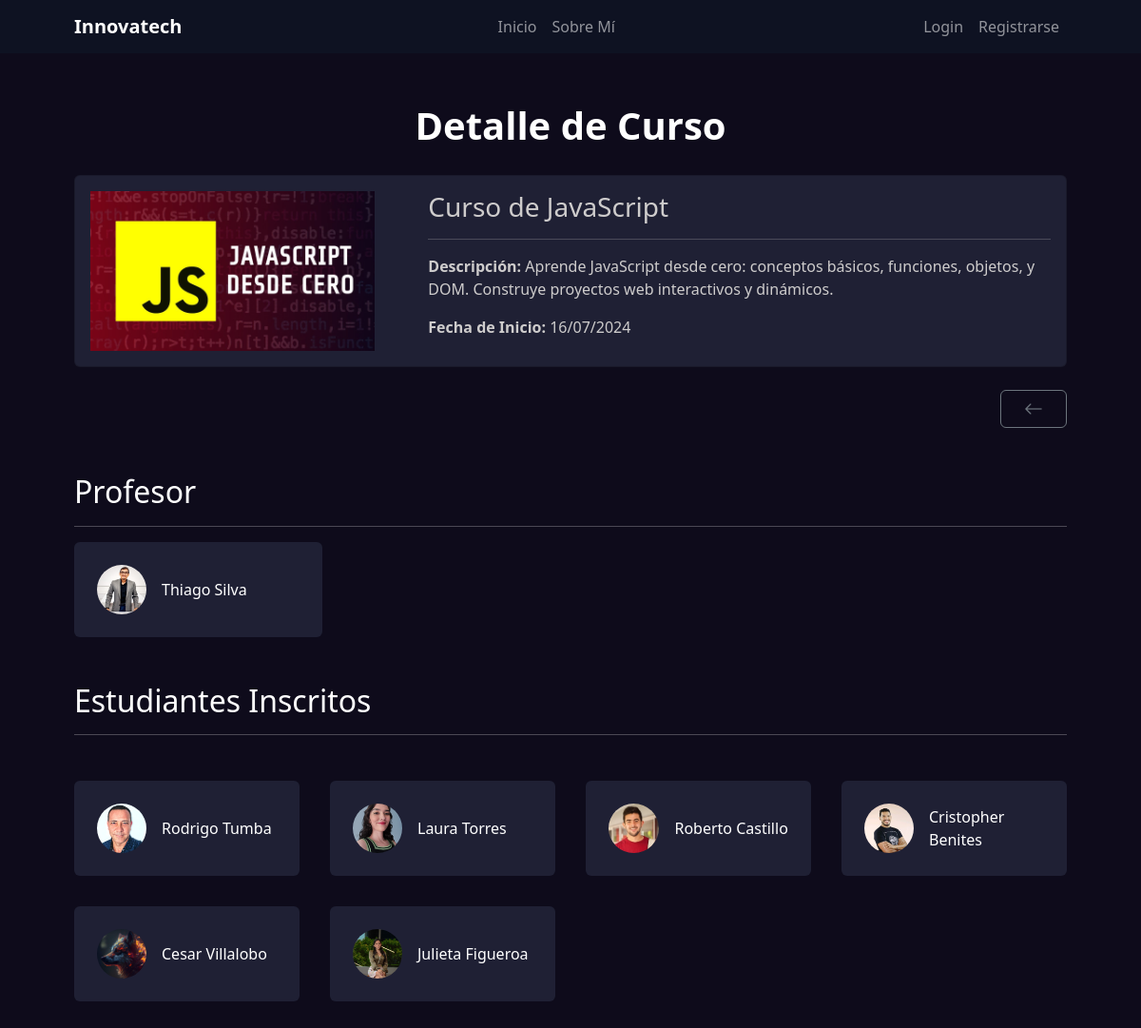
Page /curso/detail/3 on the committed database.
### curso/models.py (models this page shows, shortened)
class Curso(models.Model):
    nombre = models.CharField(max_length=100)
    descripcion = models.TextField()
    fecha_inicio = models.DateField()
    imagen = models.ImageField(upload_to='cursos/', null=True, blank=True)
    estudiantes = models.ManyToManyField(
        'estudiante.Estudiante', related_name='cursos', null=True, blank=True)
    profesor = models.ForeignKey(
        'profesor.Profesor', on_delete=models.SET_NULL, null=True, blank=True, related_name='cursos')
    class Meta:
        verbose_name = 'Curso'
        verbose_name_plural = 'Cursos'

### profesor/models.py (models this page shows, shortened)
class Profesor(models.Model):
    nombre = models.CharField(max_length=50)
    apellido = models.CharField(max_length=50)
    edad = models.IntegerField()
    especializacion = models.CharField(max_length=100)
    correo_electronico = models.EmailField(unique=True)
    telefono = models.CharField(max_length=15)
    imagen = models.ImageField(upload_to='profesores/', null=True, blank=True)
    class Meta:
        verbose_name = 'Profesor'
        verbose_name_plural = 'Profesores'

### estudiante/models.py (models this page shows, shortened)
class Estudiante(models.Model):
    nombre = models.CharField(max_length=50)
    apellido = models.CharField(max_length=50)
    edad = models.IntegerField()
    email = models.EmailField()
    telefono = models.CharField(max_length=10)
    fecha_registro = models.DateTimeField(auto_now_add=True)
    imagen = models.ImageField(upload_to='estudiantes', null=True, blank=True)
    class Meta:
        verbose_name = 'Estudiante'
        verbose_name_plural = 'Estudiantes'

### curso/views.py (the view)
# urls.py: path("detail/<int:pk>", views.CursoDetail.as_view(), name="detail"),
class CursoDetail(DetailView):
    model = models.Curso

### curso/templates/curso/curso_detail.html (shortened to what this page needs)
{% extends 'core/base.html' %}
{% block titulo %}Detalle de Curso{% endblock titulo %}
{% block contenido %}
    <div class="">
        {% include 'curso/components/card.html' with nombre=object.nombre descripcion=object.descripcion fecha_inicio=object.fecha_inicio imagen=object.imagen%}
    </div>
    <div class="d-flex justify-content-end mt-4">
        <a href="{% url 'curso:list' %}" class="btn btn-outline-secondary fs-5 py-1 px-4 fw-bold">
            <i class="bi bi-arrow-left"></i>
        </a>
    </div>
    <section>
        <h2 class="mt-5 ">Profesor</h2>
        <hr/>
        {% if object.profesor %}
            <article class="p-2 rounded-2 d-flex align-items-center w-25" style="background:#1F2034!important; height: 100px; ">
                <img
                    {% if object.profesor.imagen %}
                        src="{{ object.profesor.imagen.url }}"
                    {% else %}
                        src="https://cdn-icons-png.flaticon.com/512/149/149071.png"
                    {% endif %}
                    alt="Imagen de Usuario {{ nombre }}"
                    class="p-3 rounded-circle"
                    style="height: 100%;"
                >
                <div>
                    <span>{{ object.profesor.nombre }} {{ object.profesor.apellido }}</span>
                </div>
            </article>
        {% else %}
            <p class="fs-5 text-secondary">No hay profesor asignado a este curso</p>
        {% endif %}
    </section>
    <h2 class="mt-5">Estudiantes Inscritos</h2>
    <hr/>
    {% if object.estudiantes.all %}
        <section class="mt-5" style="display: grid; grid-template-columns: repeat(4,1fr); gap: 2rem">
            {% for estudiante in object.estudiantes.all %}
                <article class="p-2 rounded-2 d-flex align-items-center" style="background:#1F2034!important; height: 100px;">
                    <img
                        {% if estudiante.imagen %}
                            src="{{ estudiante.imagen.url }}"
                        {% else %}
                            src="https://cdn-icons-png.flaticon.com/512/149/149071.png"
                        {% endif %}
                        alt="Imagen de Usuario {{ nombre }}"
                        class="p-3 rounded-circle"
                        style="height: 100%;"
                    >
                    <div class="">
                        <span>{{ estudiante.nombre }} {{ estudiante.apellido }}</span>
                    </div>
                </article>
            {% endfor %}
        </section>
    {% else %}
        <p class="fs-5 text-secondary">No hay estudiantes inscritos en este curso</p>
    {% endif %}
{% endblock contenido %}

### curso/templates/curso/components/card.html
    <div class="card h-100 mt-4" style="background: #1F2034!important; color: #cecccc !important">
        <div class="row">
            <div class="col-md-4">
                <img
                    {% if imagen %}
                        src="{{ imagen.url }}"
                    {% else %}
                        src="https://salonlfc.com/wp-content/uploads/2018/01/image-not-found-1-scaled-1150x647.png"
                    {% endif %}
                    alt="Imagen de {{ nombre }}"
                    class="w-100 p-3"
                >
            </div>
            <div class="col-md-8">
                <div class="card-body">
                    <h3>{{ nombre }}</h3>
                    <hr/>
                    <p class="card-text"><span class="fw-bold">Descripción:</span> {{ descripcion }}</p>
                    <p class="card-text"><span class="fw-bold">Fecha de Inicio: </span>{{ fecha_inicio|date:"d/m/Y" }}</p>
                </div>
            </div>
        </div>
    </div>

### rows in the picture
Curso: nombre "Curso de JavaScript", descripcion "Aprende JavaScript desde cero: conceptos básicos, funciones, objetos, y DOM. Construye proyectos web interactivos y dinámicos.", fecha_inicio "16/07/2024", profesor.imagen (picture), profesor.nombre "Thiago", profesor.apellido "Silva"
Estudiante: imagen (picture), nombre "Rodrigo", apellido "Tumba"
Estudiante: imagen (picture), nombre "Laura", apellido "Torres"
Estudiante: imagen (picture), nombre "Roberto", apellido "Castillo"
Estudiante: imagen (picture), nombre "Cristopher", apellido "Benites"
Estudiante: imagen (picture), nombre "Cesar", apellido "Villalobo"
Estudiante: imagen (picture), nombre "Julieta", apellido "Figueroa"
